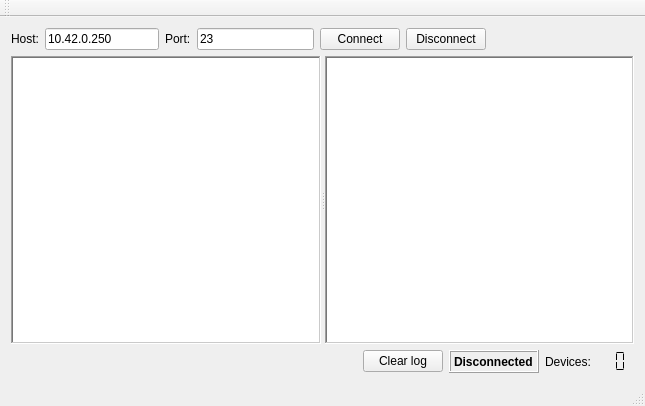
<?xml version="1.0" encoding="UTF-8"?>
<ui version="4.0">
 <class>MainWindow</class>
 <widget class="QMainWindow" name="MainWindow">
  <property name="geometry">
   <rect>
    <x>0</x>
    <y>0</y>
    <width>645</width>
    <height>406</height>
   </rect>
  </property>
  <property name="windowTitle">
   <string>TestTool</string>
  </property>
  <property name="documentMode">
   <bool>false</bool>
  </property>
  <widget class="QWidget" name="centralWidget">
   <layout class="QVBoxLayout" name="verticalLayout">
    <item>
     <layout class="QHBoxLayout" name="horizontalLayout_3">
      <item>
       <layout class="QHBoxLayout" name="horizontalLayout">
        <item>
         <widget class="QLabel" name="host_label">
          <property name="text">
           <string>Host:</string>
          </property>
         </widget>
        </item>
        <item>
         <widget class="QLineEdit" name="host">
          <property name="toolTip">
           <string>IP address of ZYNQ device</string>
          </property>
          <property name="text">
           <string>10.42.0.250</string>
          </property>
          <property name="frame">
           <bool>true</bool>
          </property>
          <property name="clearButtonEnabled">
           <bool>false</bool>
          </property>
         </widget>
        </item>
       </layout>
      </item>
      <item>
       <layout class="QHBoxLayout" name="horizontalLayout_2">
        <item>
         <widget class="QLabel" name="port_label">
          <property name="text">
           <string>Port:</string>
          </property>
         </widget>
        </item>
        <item>
         <widget class="QLineEdit" name="port">
          <property name="toolTip">
           <string>Port number</string>
          </property>
          <property name="text">
           <string>23</string>
          </property>
         </widget>
        </item>
       </layout>
      </item>
      <item>
       <widget class="QPushButton" name="connect_button">
        <property name="toolTip">
         <string>Connect to server</string>
        </property>
        <property name="text">
         <string>Connect</string>
        </property>
       </widget>
      </item>
      <item>
       <widget class="QPushButton" name="disconnect_button">
        <property name="toolTip">
         <string>Disconnect from server</string>
        </property>
        <property name="text">
         <string>Disconnect</string>
        </property>
       </widget>
      </item>
      <item>
       <spacer name="horizontalSpacer_2">
        <property name="orientation">
         <enum>Qt::Horizontal</enum>
        </property>
        <property name="sizeHint" stdset="0">
         <size>
          <width>40</width>
          <height>20</height>
         </size>
        </property>
       </spacer>
      </item>
     </layout>
    </item>
    <item>
     <widget class="QSplitter" name="splitter">
      <property name="sizePolicy">
       <sizepolicy hsizetype="Expanding" vsizetype="Expanding">
        <horstretch>0</horstretch>
        <verstretch>0</verstretch>
       </sizepolicy>
      </property>
      <property name="orientation">
       <enum>Qt::Horizontal</enum>
      </property>
      <widget class="QListWidget" name="list">
       <property name="toolTip">
        <string>Devices list</string>
       </property>
       <property name="frameShape">
        <enum>QFrame::WinPanel</enum>
       </property>
      </widget>
      <widget class="QTextEdit" name="log_text">
       <property name="frameShape">
        <enum>QFrame::WinPanel</enum>
       </property>
       <property name="frameShadow">
        <enum>QFrame::Sunken</enum>
       </property>
       <property name="documentTitle">
        <string>Log</string>
       </property>
       <property name="lineWrapMode">
        <enum>QTextEdit::NoWrap</enum>
       </property>
       <property name="lineWrapColumnOrWidth">
        <number>0</number>
       </property>
       <property name="readOnly">
        <bool>true</bool>
       </property>
      </widget>
     </widget>
    </item>
    <item>
     <layout class="QHBoxLayout" name="horizontalLayout_5">
      <item>
       <spacer name="horizontalSpacer">
        <property name="orientation">
         <enum>Qt::Horizontal</enum>
        </property>
        <property name="sizeHint" stdset="0">
         <size>
          <width>40</width>
          <height>20</height>
         </size>
        </property>
       </spacer>
      </item>
      <item>
       <widget class="QPushButton" name="clear_log">
        <property name="text">
         <string>Clear log</string>
        </property>
       </widget>
      </item>
      <item>
       <widget class="QLabel" name="status_label">
        <property name="sizePolicy">
         <sizepolicy hsizetype="Minimum" vsizetype="Minimum">
          <horstretch>0</horstretch>
          <verstretch>0</verstretch>
         </sizepolicy>
        </property>
        <property name="font">
         <font>
          <weight>75</weight>
          <bold>true</bold>
         </font>
        </property>
        <property name="toolTip">
         <string>Connection status</string>
        </property>
        <property name="frameShape">
         <enum>QFrame::Box</enum>
        </property>
        <property name="frameShadow">
         <enum>QFrame::Raised</enum>
        </property>
        <property name="lineWidth">
         <number>1</number>
        </property>
        <property name="text">
         <string>Disconnected</string>
        </property>
       </widget>
      </item>
      <item>
       <layout class="QHBoxLayout" name="horizontalLayout_4">
        <item>
         <widget class="QLabel" name="devices_label">
          <property name="sizePolicy">
           <sizepolicy hsizetype="Minimum" vsizetype="Minimum">
            <horstretch>0</horstretch>
            <verstretch>0</verstretch>
           </sizepolicy>
          </property>
          <property name="toolTip">
           <string>Number of registered devices</string>
          </property>
          <property name="text">
           <string>Devices:</string>
          </property>
         </widget>
        </item>
        <item>
         <widget class="QLCDNumber" name="devices">
          <property name="sizePolicy">
           <sizepolicy hsizetype="Minimum" vsizetype="Minimum">
            <horstretch>0</horstretch>
            <verstretch>0</verstretch>
           </sizepolicy>
          </property>
          <property name="font">
           <font>
            <weight>50</weight>
            <bold>false</bold>
           </font>
          </property>
          <property name="frameShape">
           <enum>QFrame::NoFrame</enum>
          </property>
          <property name="digitCount">
           <number>2</number>
          </property>
          <property name="segmentStyle">
           <enum>QLCDNumber::Flat</enum>
          </property>
         </widget>
        </item>
       </layout>
      </item>
     </layout>
    </item>
   </layout>
  </widget>
  <widget class="QMenuBar" name="menuBar">
   <property name="geometry">
    <rect>
     <x>0</x>
     <y>0</y>
     <width>645</width>
     <height>25</height>
    </rect>
   </property>
  </widget>
  <widget class="QToolBar" name="mainToolBar">
   <attribute name="toolBarArea">
    <enum>TopToolBarArea</enum>
   </attribute>
   <attribute name="toolBarBreak">
    <bool>false</bool>
   </attribute>
  </widget>
  <widget class="QStatusBar" name="statusBar"/>
 </widget>
 <layoutdefault spacing="6" margin="11"/>
 <resources/>
 <connections/>
</ui>
